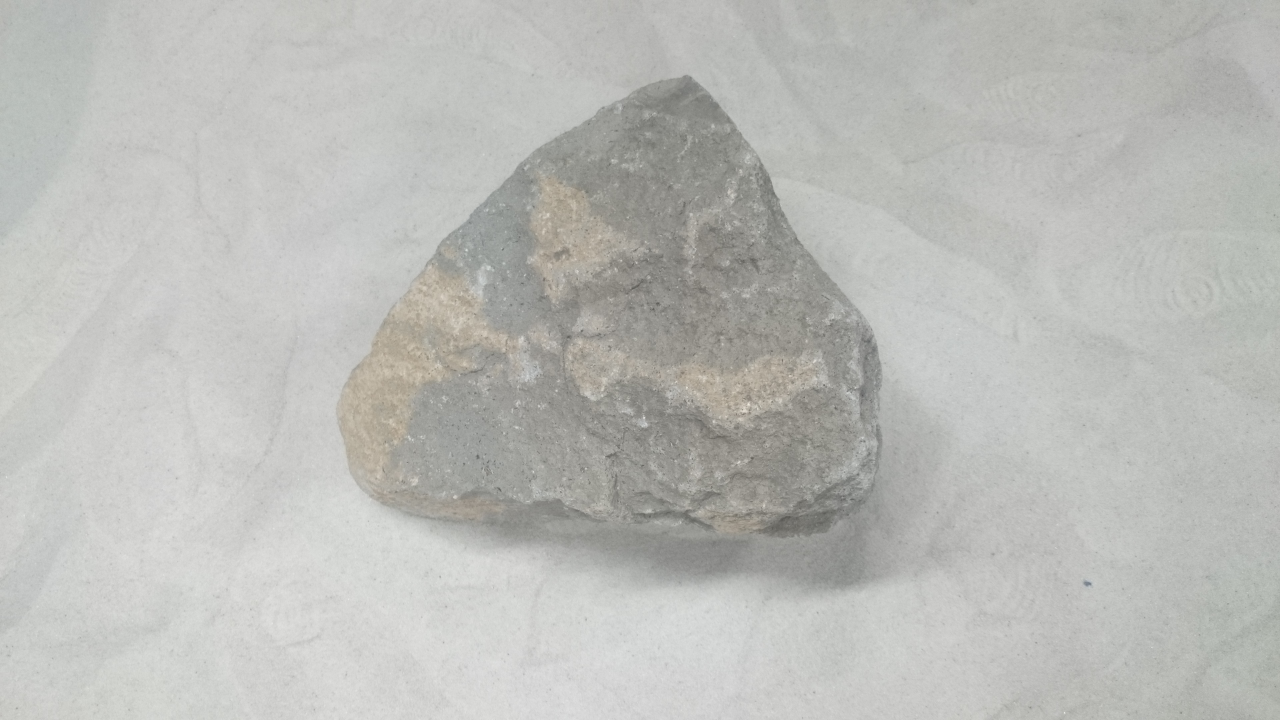
#> input picture image/rock/3.JPG, 3840 x 2160 px, given in place of ror.png, which was not available (shown at 1/3 size)
$ python rg_eval.py ../image/rock/3.JPG   (Python 2 division)
#> lines starting #> are read from the running program, lines starting #| are printed output that depends on the picture; pictures that were not available may be replaced by others from this repository, and a replacement may not be noted
# -*- coding: utf-8 -*-
'''
    Usage: $ python template.py <argv>

    面積に関する評価を行う
'''

import os, sys, time, copy

import cv2
import numpy as np
import skimage.measure as sk
import matplotlib.pyplot as plt
from mpl_toolkits.axes_grid1 import make_axes_locatable

def main(pred_ror, true_ror, display=False):
    '''
        args : src     ->  1ch, predicted rock regions image
               true_ror -> 1ch, ground-truth binary image
    '''

    ## 全体の評価
    convex = 1. * np.count_nonzero(pred_ror) / np.count_nonzero(true_ror)

    ## それぞれの評価
    pre, recall = eval_area(pred_ror, true_ror)

    if display == True:
        plt.scatter(pre, recall, color='r')
        plt.xlabel('Correct / Predicted region')
        plt.ylabel('Detected / Rock region')
        plt.show()

    return convex, pre, recall

def eval_area(pred_ror, true_ror):
    '''
        面積に対する評価をし、[true_size, pred_size, score]の配列を返す

        それぞれのiごとで、
            T     : 岩の大きさの真値
            P     : pred_rorの大きさの新地
            TnorP : 岩領域で検出できていないピクセル数
            TandP : 検出できているピクセル数
            PnorT : 後検出のピクセル数
    '''
    detect = 0
    total_pre = 0
    total_recall = 0

    pred = sk.label(pred_ror, return_num = False, background=None)
    true = sk.label(true_ror, return_num = False, background=0)

    for i in range(0, np.max(true_ror)+1):

        TandP = np.count_nonzero(pred[true == i]) # pred_ror[true_ror == i]でzeroじゃなかった数 / iの領域のサイズ

        if TandP !=0: # もし検出できていれば

            ## Get P
            non = np.nonzero(pred[true == i])
            p = np.unique(pred[true == i][non]) ## 被っている領域のpredの番号
            P = 0 # Initialization
            for i2 in p:
                P += (pred == i2).sum()

            ## Get others
            T = (true == i).sum()
            TnorP = (true == i).sum() - np.count_nonzero(pred[true == i])
            PnorT = P - TandP

            ## Get score
            pre = 1. * TandP / P
            recall = 1. * TandP / T

            ## renew total score
            total_pre += pre
            total_recall += recall
            detect += 1

            ## Draw
            plt.scatter(pre, recall, color = 'b')
            # print T,P,TandP,TnorP,PnorT

    pre_ave    = 1. * total_pre   / detect
    recall_ave = 1. * total_recall/ detect

    return pre_ave, recall_ave

if __name__ == '__main__':

    ## sample image
    pred_ror = cv2.imread('../../data/ror.png', 0)
#> pred_ror: shape (2160, 3840); min 70, max 248, mean 187.2
    true_ror = cv2.imread('../../data/g-t_data/label/spirit118-1.png', 0)
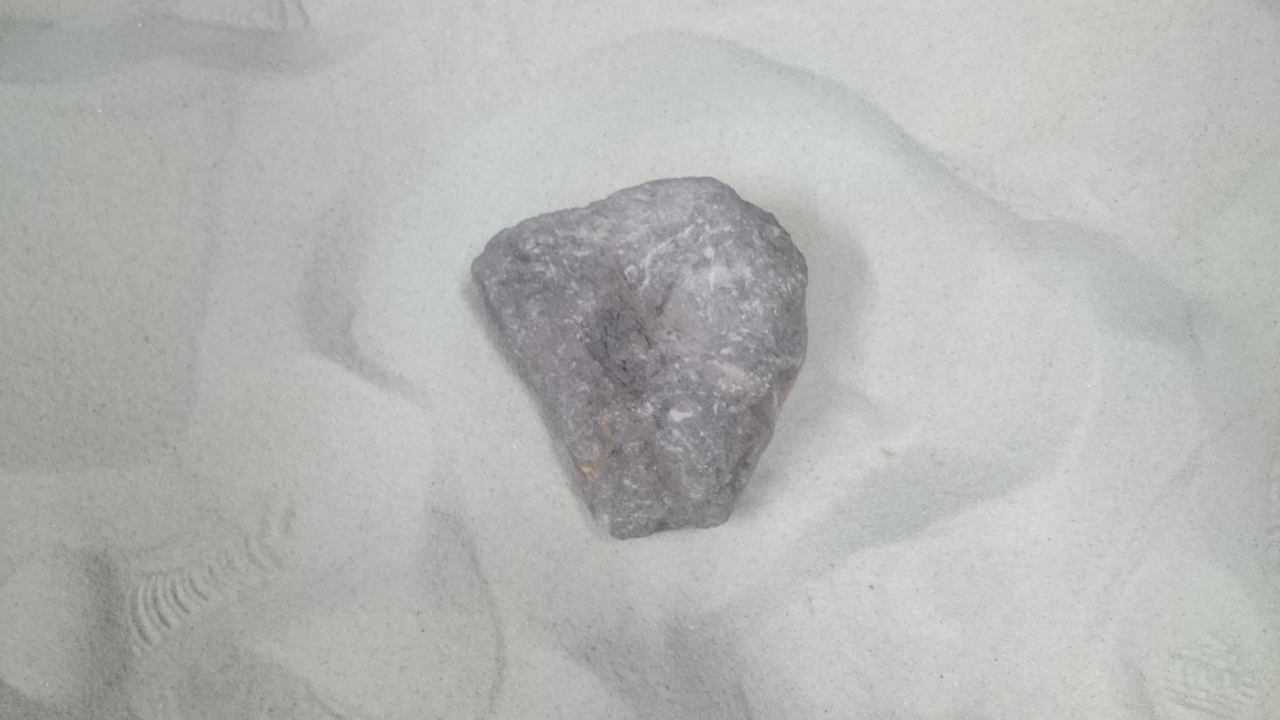
#> input picture image/rock/4.JPG, 3840 x 2160 px, given in place of spirit118-1.png, which was not available (shown at 1/3 size)
#> true_ror: shape (2160, 3840); min 50, max 248, mean 181.7

    # main processing
    main(pred_ror, true_ror, display=True)
#> in main, `convex = 1. * np.count_nonzero(pred_ror) / np.count_nonzero(true_ror)`: convex = 1
#> in eval_area, `pred = sk.label(pred_ror, return_num = False, background=None)`:
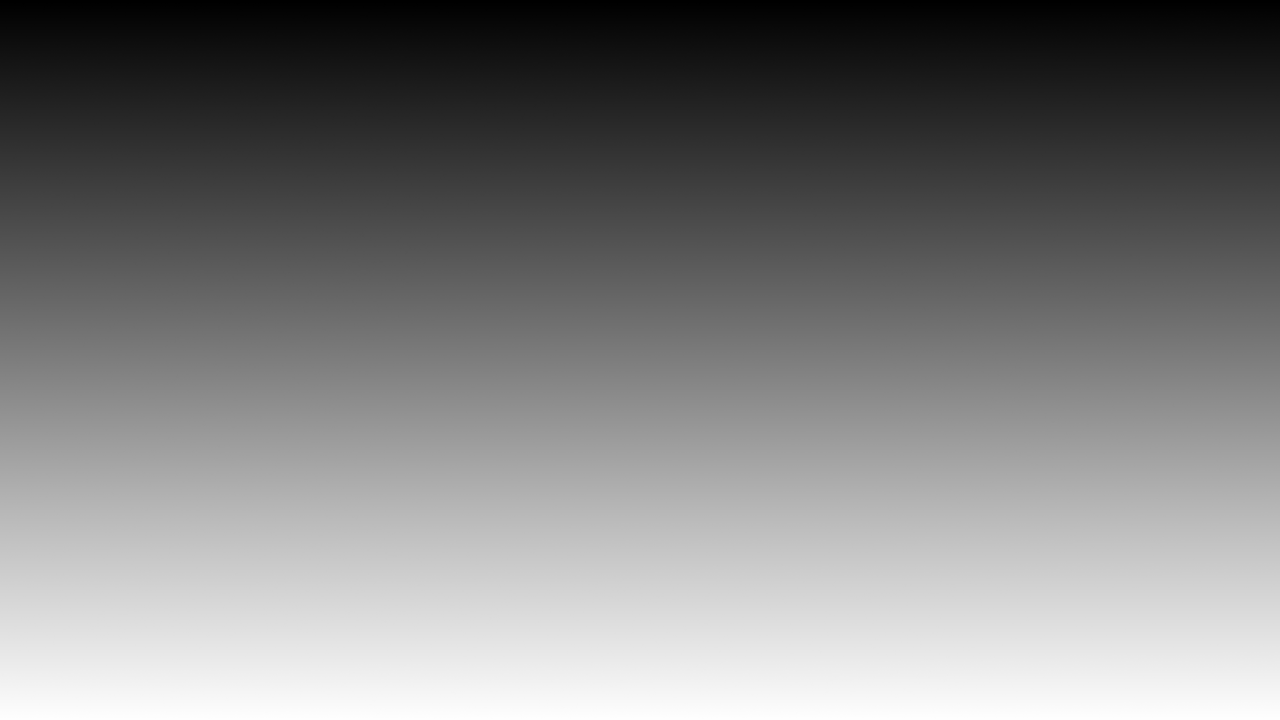
#> pred: shape (2160, 3840) int64 (shown at 1/3 size); min 1, max 4721144, mean 2349595.8; drawn with min black and max white
#> the loop in eval_area, `for i in range(0, np.max(true_ror)+1): ` made 249 passes
#> (TandP, non, p, T, PnorT, pre, total_pre) on passes 3 to 10: (1, ([0],), [3], 1, 0, 1, 2), (1, ([0],), [4], 1, 3, 0.25, 2.25), (9, ([0, 1, 2, 3, 4, 5, 6, 7, 8],), [4, 5, 7, 3234, 3235, 7565], 9, 11, 0.45, 2.7), (1, ([0],), [6], 1, 0, 1, 3.7), (1, ([0],), [7], 1, 4, 0.2, 3.9), (1, ([0],), [8], 1, 1, 0.5, 4.4), (2, ([0, 1],), [7, 8], 2, 5, 0.286, 4.69), (1, ([0],), [9], 1, 0, 1, 5.69)
#> (TandP, p, T, PnorT, pre, total_pre) on passes 2, 12, 59: (2, [1, 2], 2, 0, 1, 1), (2, [11, 12], 2, 0, 1, 7.69), (2, [63, 64], 2, 0, 1, 42.65)
#> in main, `plt.show()`:
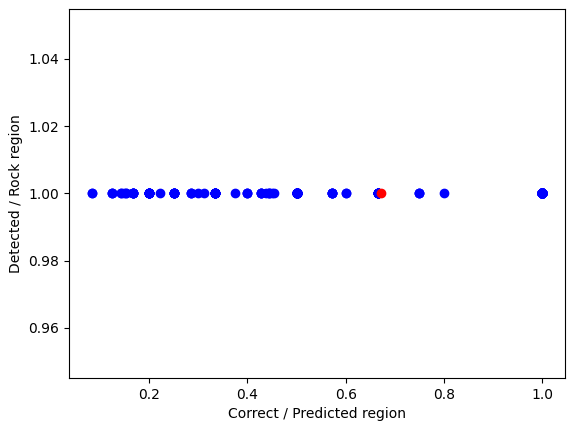
#> figure drawn by matplotlib, 1 panel

#> (the run stopped early here; a loop or call above may not have finished)
